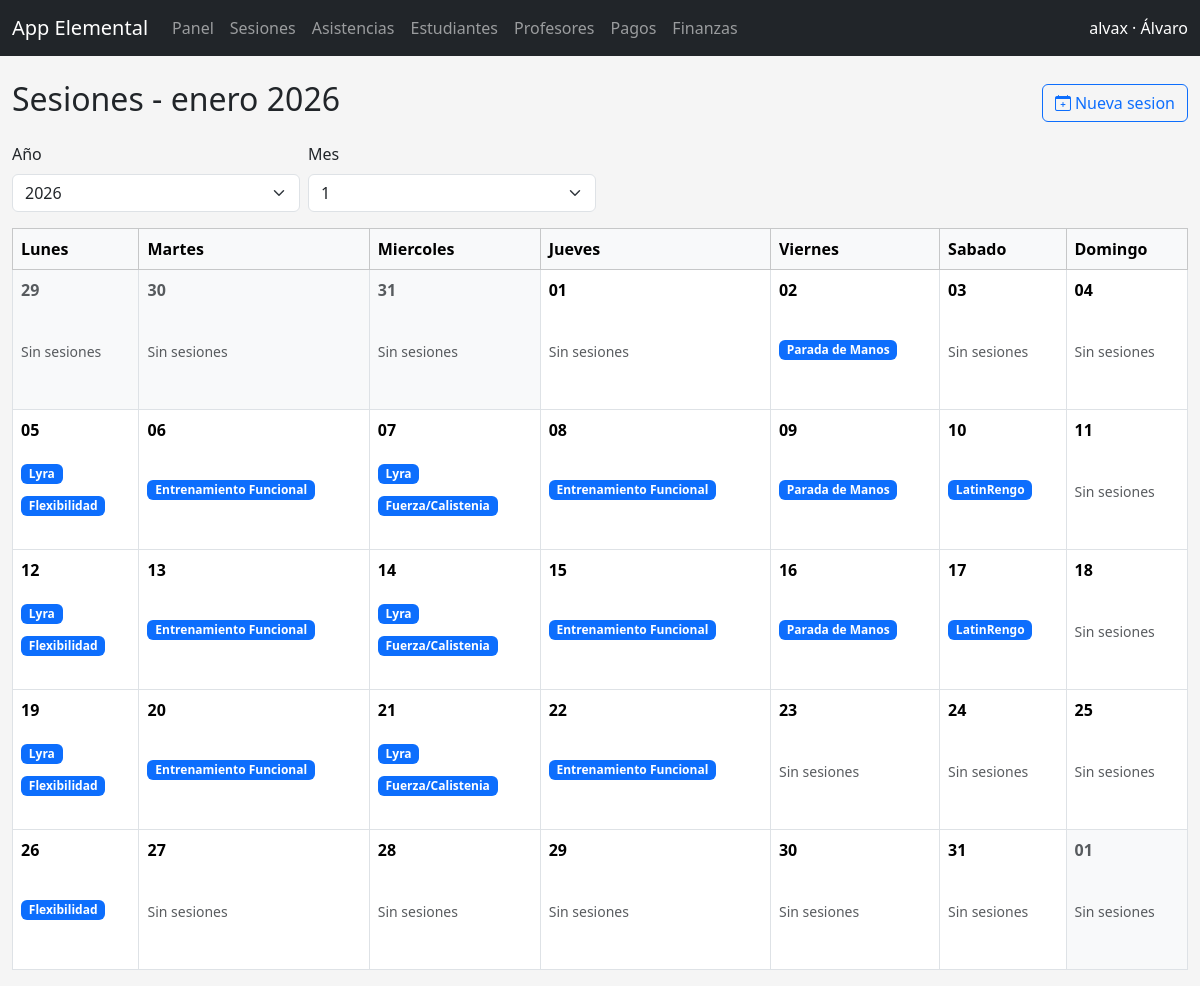
/app/sesiones/ (signed in), run on the app's committed database.
### cuentas/models.py (models this page shows, shortened)
class Persona(models.Model):
    nombres = models.CharField(max_length=150)
    apellidos = models.CharField(max_length=150)
    email = models.EmailField(unique=True, null=True, blank=True)
    telefono = models.CharField(max_length=50, blank=True)
    identificador = models.CharField(max_length=50, blank=True)
    fecha_nacimiento = models.DateField(null=True, blank=True)
    activo = models.BooleanField(default=True)
    user = models.OneToOneField(
        settings.AUTH_USER_MODEL,
        on_delete=models.CASCADE,
        null=True,
        blank=True,
        related_name="persona",
    )
    creado_en = models.DateTimeField(auto_now_add=True)
    actualizado_en = models.DateTimeField(auto_now=True)
    class Meta:
        verbose_name = "Persona"
        verbose_name_plural = "Personas"
        ordering = ["apellidos", "nombres"]

### academia/models.py (models this page shows, shortened)
class SesionClase(models.Model):
    class Estado(models.TextChoices):
        PROGRAMADA = "programada", "Programada"
        COMPLETADA = "completada", "Completada"
        CANCELADA = "cancelada", "Cancelada"
    disciplina = models.ForeignKey(
        Disciplina,
        on_delete=models.CASCADE,
        related_name="sesiones",
    )
    bloque = models.ForeignKey(
        BloqueHorario,
        on_delete=models.SET_NULL,
        related_name="sesiones",
        null=True,
        blank=True,
    )
    profesores = models.ManyToManyField(
        "cuentas.Persona",
        related_name="sesiones_en_equipo",
        blank=True,
    )
    fecha = models.DateField()
    estado = models.CharField(
        max_length=20,
        choices=Estado.choices,
        default=Estado.PROGRAMADA,
    )
    cupo_maximo = models.PositiveIntegerField(null=True, blank=True)
    notas = models.TextField(blank=True)
    creada_en = models.DateTimeField(auto_now_add=True)
    class Meta:
        verbose_name = "Sesion de clase"
        verbose_name_plural = "Sesiones de clase"
        ordering = ["-fecha"]
        indexes = [
            models.Index(fields=["fecha", "disciplina"]),
        ]

class Disciplina(models.Model):
    organizacion = models.ForeignKey(
        "organizaciones.Organizacion",
        on_delete=models.CASCADE,
        related_name="disciplinas",
    )
    nombre = models.CharField(max_length=150)
    descripcion = models.TextField(blank=True)
    nivel = models.CharField(max_length=100, blank=True)
    activa = models.BooleanField(default=True)
    creada_en = models.DateTimeField(auto_now_add=True)
    class Meta:
        verbose_name = "Disciplina"
        verbose_name_plural = "Disciplinas"
        unique_together = ("organizacion", "nombre", "nivel")
        ordering = ["nombre"]
    def __str__(self) -> str:
        return self.nombre

### webapp/views.py (the view)
# urls.py: path("sesiones/", views.sesiones_list, name="sesiones_list"),
@role_required(ROLE_ADMIN)
def sesiones_list(request):
    context = _nav_context(request)
    hoy = timezone.localdate()
    year = int(request.GET.get("year", hoy.year))
    month = int(request.GET.get("month", hoy.month))
    cal = calendar.Calendar(firstweekday=calendar.MONDAY)
    semanas_raw = cal.monthdatescalendar(year, month)
    inicio_mes = hoy.replace(day=1)
    inicio_mes = inicio_mes.replace(year=year, month=month, day=1)
    fin_mes = (inicio_mes.replace(day=28) + timedelta(days=4)).replace(day=1) - timedelta(days=1)
    sesiones_qs = (
        SesionClase.objects.select_related("disciplina")
        .prefetch_related("profesores")
        .filter(fecha__gte=inicio_mes, fecha__lte=fin_mes)
        .order_by("fecha")
    )
    sesiones_por_fecha = {}
    for sesion in sesiones_qs:
        sesiones_por_fecha.setdefault(sesion.fecha, []).append(sesion)
    semanas = []
    for semana in semanas_raw:
        dias = []
        for dia in semana:
            dias.append(
                {
                    "fecha": dia,
                    "en_mes": dia.month == month,
                    "sesiones": sesiones_por_fecha.get(dia, []),
                }
            )
        semanas.append(dias)
    context.update(
        {
            "semanas": semanas,
            "mes_actual": inicio_mes,
            "year": year,
            "month": month,
            "years": list(range(hoy.year - 2, hoy.year + 3)),
            "months": list(range(1, 13)),
        }
    )
    return render(request, "webapp/sesiones_list.html", context)

### webapp/utils.py (called while the page is built, shortened)
def usuario_tiene_roles(user, roles: list[str]) -> bool:
    if not roles:
        return True
    if user.is_superuser:
        return True

### webapp/views.py (called while the page is built)
def _nav_context(request):
    persona = getattr(request.user, "persona", None)
    roles = []
    if persona:
        roles = list(persona.roles.filter(activo=True).values_list("rol__codigo", flat=True))
    return {"persona": persona, "roles_usuario": roles}

### webapp/templates/webapp/sesiones_list.html (shortened to what this page needs)
{% extends "webapp/base_app.html" %}
{% block content %}
<div class="mt-4">
  <div class="d-flex justify-content-between align-items-center mb-3">
    <h2>Sesiones - {{ mes_actual|date:"F Y" }}</h2>
    <a class="btn btn-outline-primary" href="{% url 'webapp:sesion_rapida' %}">
      <i class="bi bi-calendar-plus"></i><span class="d-none d-md-inline ms-1">Nueva sesion</span>
    </a>
  </div>
  <form class="row g-2 mb-3" method="get">
    <div class="col-md-3">
      <label class="form-label">Año</label>
      <select name="year" class="form-select" onchange="this.form.submit()">
        {% for y in years %}
          <option value="{{ y }}" {% if y == year %}selected{% endif %}>{{ y }}</option>
        {% endfor %}
      </select>
    </div>
    <div class="col-md-3">
      <label class="form-label">Mes</label>
      <select name="month" class="form-select" onchange="this.form.submit()">
        {% for m in months %}
          <option value="{{ m }}" {% if m == month %}selected{% endif %}>{{ m }}</option>
        {% endfor %}
      </select>
    </div>
  </form>
  <div class="table-responsive">
    <table class="table table-bordered align-middle">
      <thead class="table-light">
        <tr>
          <th>Lunes</th>
          <th>Martes</th>
          <th>Miercoles</th>
          <th>Jueves</th>
          <th>Viernes</th>
          <th>Sabado</th>
          <th>Domingo</th>
        </tr>
      </thead>
      <tbody>
        {% for semana in semanas %}
        <tr style="height: 140px;">
          {% for dia in semana %}
          <td class="position-relative {% if not dia.en_mes %}bg-light text-muted{% endif %}">
            <div class="position-absolute top-0 start-0 m-2 fw-bold fs-6">{{ dia.fecha|date:"d" }}</div>
            <div class="pt-4">
            {% for sesion in dia.sesiones %}
              <div class="mb-2">
                <a class="badge text-bg-primary text-decoration-none" href="{% url 'webapp:sesion_detail' sesion.pk %}">{{ sesion.disciplina }}</a>
              </div>
            {% empty %}
              <div class="text-muted small">Sin sesiones</div>
            {% endfor %}
            </div>
          </td>
          {% endfor %}
        </tr>
        {% endfor %}
      </tbody>
    </table>
  </div>
</div>
{% endblock %}

### webapp/templates/webapp/base_app.html (shortened to what this page needs)
{% load static %}
<!DOCTYPE html>
<html lang="es">
  <head>
    <link href="https://cdn.jsdelivr.net/npm/bootstrap@5.3.3/dist/css/bootstrap.min.css" rel="stylesheet">
    <link href="https://cdn.jsdelivr.net/npm/bootstrap-icons@1.11.3/font/bootstrap-icons.css" rel="stylesheet">
  </head>
  <body>
    {% if request.user.is_authenticated and not hide_nav %}
    <nav class="navbar navbar-expand-lg navbar-dark bg-dark">
      <div class="container-fluid">
        <a class="navbar-brand" href="{% url 'webapp:dashboard' %}">App Elemental</a>
        <div class="collapse navbar-collapse" id="navbarNav">
          <ul class="navbar-nav me-auto">
            <li class="nav-item"><a class="nav-link" href="{% url 'webapp:dashboard' %}">Panel</a></li>
            <li class="nav-item"><a class="nav-link" href="{% url 'webapp:sesiones_list' %}">Sesiones</a></li>
            <li class="nav-item"><a class="nav-link" href="{% url 'webapp:asistencias_list' %}">Asistencias</a></li>
            <li class="nav-item"><a class="nav-link" href="{% url 'webapp:estudiantes_list' %}">Estudiantes</a></li>
            <li class="nav-item"><a class="nav-link" href="{% url 'webapp:profesores_list' %}">Profesores</a></li>
            <li class="nav-item"><a class="nav-link" href="{% url 'webapp:pagos_list' %}">Pagos</a></li>
            <li class="nav-item"><a class="nav-link" href="{% url 'webapp:finanzas_unificadas' %}">Finanzas</a></li>
          </ul>
          <span class="navbar-text text-white">
            {{ request.user.get_username }}{% if persona %} · {{ persona.nombres }}{% endif %}
          </span>
        </div>
      </div>
    </nav>
    {% endif %}
    <div class="container-fluid">
      {% block content %}{% endblock %}
    </div>
  </body>
</html>

### webapp/templates/webapp/base_app.html (style rules this page uses)
body { background-color: #f5f5f5; }

### data on the page
Persona: nombres "Álvaro"
SesionClase: disciplina "Parada de Manos"
SesionClase: disciplina "Lyra"
SesionClase: disciplina "Flexibilidad"
SesionClase: disciplina "Entrenamiento Funcional"
SesionClase: disciplina "Lyra"
SesionClase: disciplina "Fuerza/Calistenia"
SesionClase: disciplina "Entrenamiento Funcional"
SesionClase: disciplina "Parada de Manos"
SesionClase: disciplina "LatinRengo"
SesionClase: disciplina "Lyra"
SesionClase: disciplina "Flexibilidad"
SesionClase: disciplina "Entrenamiento Funcional"
SesionClase: disciplina "Lyra"
SesionClase: disciplina "Fuerza/Calistenia"
SesionClase: disciplina "Entrenamiento Funcional"
SesionClase: disciplina "Parada de Manos"
SesionClase: disciplina "LatinRengo"
SesionClase: disciplina "Lyra"
SesionClase: disciplina "Flexibilidad"
SesionClase: disciplina "Entrenamiento Funcional"
SesionClase: disciplina "Lyra"
SesionClase: disciplina "Fuerza/Calistenia"
SesionClase: disciplina "Entrenamiento Funcional"
SesionClase: disciplina "Flexibilidad"

### other printed values
{{ request.user.get_username }} "alvax"
{{ mes_actual|date:"F Y" }} "enero 2026"
{{ dia.fecha|date:"d" }} "29" "30" "31" "01" "02" "03" "04" "05" "06" "07" "08" "09" "10" "11" "12" "13" "14" "15" "16" "17" "18" "19" "20" "21" "22" "23" "24" "25" "26" "27" "28" "29" "30" "31" "01"
form field year "2026"
form field month "1"
